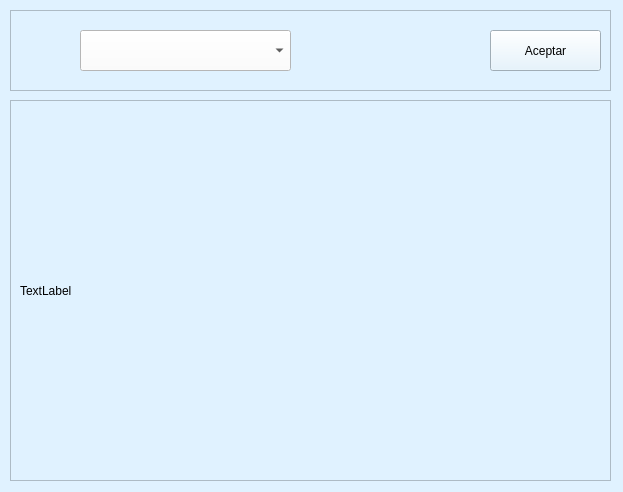
<?xml version="1.0" encoding="UTF-8"?>
<ui version="4.0">
 <class>seleccion</class>
 <widget class="QMainWindow" name="seleccion">
  <property name="geometry">
   <rect>
    <x>0</x>
    <y>0</y>
    <width>623</width>
    <height>492</height>
   </rect>
  </property>
  <property name="windowTitle">
   <string>Selecciona una cámara</string>
  </property>
  <property name="styleSheet">
   <string notr="true">background-color: rgb(224, 242, 255);</string>
  </property>
  <widget class="QWidget" name="centralwidget">
   <widget class="QFrame" name="frame_3">
    <property name="geometry">
     <rect>
      <x>10</x>
      <y>10</y>
      <width>601</width>
      <height>81</height>
     </rect>
    </property>
    <property name="styleSheet">
     <string notr="true">QGroupBox{

border: 1px solid gray;
border-color: #FF17365D;
border-radius: 15px;

}

QGroupBox::title{

border-top-left-radius: 9px;
border-top-right-radius: 9px;
padding: 5px 103px;
background-color: #FF17365D;
color: rgb(255, 255, 255);

}</string>
    </property>
    <property name="frameShape">
     <enum>QFrame::StyledPanel</enum>
    </property>
    <property name="frameShadow">
     <enum>QFrame::Raised</enum>
    </property>
    <widget class="QPushButton" name="pushButton_3">
     <property name="enabled">
      <bool>true</bool>
     </property>
     <property name="geometry">
      <rect>
       <x>10</x>
       <y>20</y>
       <width>51</width>
       <height>41</height>
      </rect>
     </property>
     <property name="mouseTracking">
      <bool>false</bool>
     </property>
     <property name="toolTip">
      <string/>
     </property>
     <property name="layoutDirection">
      <enum>Qt::RightToLeft</enum>
     </property>
     <property name="autoFillBackground">
      <bool>false</bool>
     </property>
     <property name="styleSheet">
      <string notr="true">border: none
</string>
     </property>
     <property name="text">
      <string/>
     </property>
     <property name="icon">
      <iconset>
       <normaloff>cam.png</normaloff>cam.png</iconset>
     </property>
     <property name="iconSize">
      <size>
       <width>30</width>
       <height>30</height>
      </size>
     </property>
     <property name="checkable">
      <bool>false</bool>
     </property>
    </widget>
    <widget class="QComboBox" name="comboCamara">
     <property name="geometry">
      <rect>
       <x>70</x>
       <y>20</y>
       <width>211</width>
       <height>41</height>
      </rect>
     </property>
     <property name="toolTip">
      <string>&lt;html&gt;&lt;head/&gt;&lt;body&gt;&lt;p&gt;&lt;span style=&quot; font-size:6pt;&quot;&gt;Cambia la cámara&lt;/span&gt;&lt;/p&gt;&lt;/body&gt;&lt;/html&gt;</string>
     </property>
     <property name="whatsThis">
      <string>&lt;html&gt;&lt;head/&gt;&lt;body&gt;&lt;p&gt;&lt;br/&gt;&lt;/p&gt;&lt;/body&gt;&lt;/html&gt;</string>
     </property>
     <property name="styleSheet">
      <string notr="true">background-color: rgb(255, 255, 255);</string>
     </property>
    </widget>
    <widget class="QPushButton" name="bAceptar">
     <property name="geometry">
      <rect>
       <x>480</x>
       <y>20</y>
       <width>111</width>
       <height>41</height>
      </rect>
     </property>
     <property name="toolTip">
      <string>&lt;html&gt;&lt;head/&gt;&lt;body&gt;&lt;p&gt;&lt;span style=&quot; font-size:6pt;&quot;&gt;Inicializa el programa con la cámara seleccionada.&lt;/span&gt;&lt;/p&gt;&lt;/body&gt;&lt;/html&gt;</string>
     </property>
     <property name="styleSheet">
      <string notr="true">border-left-color: rgb(234, 253, 255);</string>
     </property>
     <property name="text">
      <string>Aceptar</string>
     </property>
    </widget>
   </widget>
   <widget class="QFrame" name="frame_4">
    <property name="geometry">
     <rect>
      <x>10</x>
      <y>100</y>
      <width>601</width>
      <height>381</height>
     </rect>
    </property>
    <property name="styleSheet">
     <string notr="true">QGroupBox{

border: 1px solid gray;
border-color: #FF17365D;
border-radius: 15px;

}

QGroupBox::title{

border-top-left-radius: 9px;
border-top-right-radius: 9px;
padding: 5px 103px;
background-color: #FF17365D;
color: rgb(255, 255, 255);

}</string>
    </property>
    <property name="frameShape">
     <enum>QFrame::StyledPanel</enum>
    </property>
    <property name="frameShadow">
     <enum>QFrame::Raised</enum>
    </property>
    <widget class="QLabel" name="imagen">
     <property name="geometry">
      <rect>
       <x>10</x>
       <y>10</y>
       <width>581</width>
       <height>361</height>
      </rect>
     </property>
     <property name="styleSheet">
      <string notr="true">alternate-background-color: rgb(246, 253, 255);</string>
     </property>
     <property name="text">
      <string>TextLabel</string>
     </property>
    </widget>
   </widget>
  </widget>
 </widget>
 <resources/>
 <connections/>
</ui>
